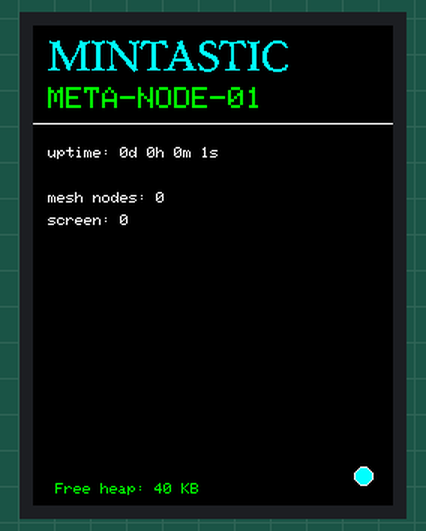
This program was run on a simulated ESP32-S3. Shown: 240×320 colour display. What the program prints to the serial monitor is not drawn.

Above: at 0.78 s.
At 39.05 s:
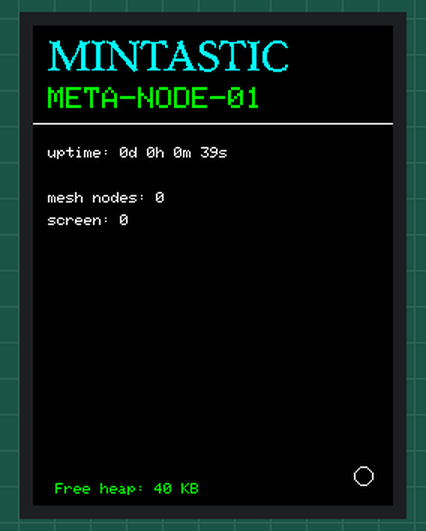

The program:

main.cpp
```cpp
#include <Arduino.h>

#include "config.h"
#include "shared_state.h"
#include "tasks/display_task.h"
#include "tasks/system_task.h"

// Not started yet — implement + uncomment when ready:
// #include "tasks/gps_task.h"
// #include "tasks/input_task.h"
// #include "tasks/mesh_task.h"

void setup() {
    Serial.begin(9600);
    delay(200);  // let USB CDC settle
    Serial.printf("\n%s booting...\n", NODE_NAME);

    sharedState.begin();

    displayTaskStart();
    systemTaskStart();

    // gpsTaskStart();
    // inputTaskStart();
    // meshTaskStart();

    Serial.println("setup() done — tasks running under FreeRTOS.");
}

void loop() {
    // Intentionally empty: all work happens in FreeRTOS tasks.
    // Arduino's loop() itself runs as a low-priority task on core 1;
    // we just idle it here.
    vTaskDelay(pdMS_TO_TICKS(1000));
}
```

shared_state.h
```cpp
#pragma once

#include <Arduino.h>
#include <freertos/FreeRTOS.h>
#include <freertos/semphr.h>

// =============================================================================
// shared_state.h — single source of truth for data that multiple tasks need
// to read/write (display, future GPS task, future input task, future mesh
// task). Guarded by one mutex; keep critical sections short.
// =============================================================================

struct NodeState {
    // --- system -------------------------------------------------------
    uint32_t uptimeSeconds = 0;
    float    batteryVoltage = 0.0f;
    bool     wifiConnected = false;

    // --- GPS (populated once gps_task is wired in) --------------------
    bool     gpsHasFix = false;
    double   latitude = 0.0;
    double   longitude = 0.0;
    float    altitudeMeters = 0.0f;
    uint8_t  satellites = 0;

    // --- mesh / meshtastic (populated once mesh_task is wired in) -----
    uint32_t nodesInMesh = 0;
    int8_t   lastRssi = 0;

    // --- UI / input (populated once input_task is wired in) -----------
    uint8_t  activeScreen = 0;   // which UI screen is selected
};

class SharedState {
public:
    void begin() {
        _mutex = xSemaphoreCreateMutex();
    }

    // Copies the current state into 'out'. Safe to call from any task.
    bool read(NodeState &out, TickType_t timeout = pdMS_TO_TICKS(50)) {
        if (xSemaphoreTake(_mutex, timeout) != pdTRUE) return false;
        out = _state;
        xSemaphoreGive(_mutex);
        return true;
    }

    // Runs 'mutator' against the live state under the lock.
    // Usage: sharedState.update([](NodeState &s){ s.satellites = 7; });
    template <typename Fn>
    bool update(Fn mutator, TickType_t timeout = pdMS_TO_TICKS(50)) {
        if (xSemaphoreTake(_mutex, timeout) != pdTRUE) return false;
        mutator(_state);
        xSemaphoreGive(_mutex);
        return true;
    }

private:
    NodeState _state;
    SemaphoreHandle_t _mutex = nullptr;
};

// Single global instance shared across all tasks.
extern SharedState sharedState;
```

shared_state.cpp
```cpp
#include "shared_state.h"

SharedState sharedState;
```

display_task.cpp
```cpp
#include "display_task.h"

#include <Arduino.h>
#include <SPI.h>
#include <Adafruit_GFX.h>
#include <Adafruit_ST7789.h>
#include <freertos/FreeRTOS.h>
#include <freertos/task.h>

#include "config.h"
#include "shared_state.h"
#include "ui/ui.h"

namespace {
SPIClass tftSPI(HSPI);
Adafruit_ST7789 tft(&tftSPI, TFT_CS, TFT_DC, TFT_RST);

void initDisplay() {
    if (TFT_BL >= 0) {
        pinMode(TFT_BL, OUTPUT);
        digitalWrite(TFT_BL, HIGH);
    }

    tftSPI.begin(TFT_SCLK, TFT_MISO, TFT_MOSI, TFT_CS);
    tft.init(TFT_WIDTH, TFT_HEIGHT);
    tft.setSPISpeed(TFT_SPI_HZ);
    tft.setRotation(TFT_ROTATION);
    tft.fillScreen(ST77XX_BLACK);
}

void displayTaskFn(void *pvParameters) {
    initDisplay();
    ui::begin(tft);

    TickType_t lastWake = xTaskGetTickCount();
    const TickType_t frameInterval = pdMS_TO_TICKS(DISPLAY_FRAME_INTERVAL_MS);

    NodeState state;

    for (;;) {
        sharedState.read(state);

        ui::render(tft, state);

        vTaskDelayUntil(&lastWake, frameInterval);
    }
}

}  // namespace

void displayTaskStart() {
    xTaskCreatePinnedToCore(
        displayTaskFn,
        "display_task",
        DISPLAY_TASK_STACK,
        nullptr,
        DISPLAY_TASK_PRIORITY,
        nullptr,
        DISPLAY_TASK_CORE
    );
}
```

display_task.h
```cpp
#pragma once

// Creates and starts the display FreeRTOS task. Call once from setup().
void displayTaskStart();
```

gps_task.cpp
```cpp
#include "gps_task.h"

#include <Arduino.h>
#include <freertos/FreeRTOS.h>
#include <freertos/task.h>

#include "config.h"

namespace {

void gpsTaskFn(void *pvParameters) {
    // TODO: Serial1.begin(GPS_BAUD, SERIAL_8N1, GPS_RX_PIN, GPS_TX_PIN);
    // TODO: feed bytes into a NMEA parser (e.g. TinyGPS++) and write
    //       results into sharedState.
    for (;;) {
        vTaskDelay(pdMS_TO_TICKS(1000));
    }
}

}  // namespace

void gpsTaskStart() {
    xTaskCreatePinnedToCore(
        gpsTaskFn,
        "gps_task",
        GPS_TASK_STACK,
        nullptr,
        GPS_TASK_PRIORITY,
        nullptr,
        GPS_TASK_CORE
    );
}
```

gps_task.h
```cpp
#pragma once

// STUB — not started by main.cpp yet.
//
// When ready to wire in a GPS module:
//   1. Implement gps_task.cpp (read NMEA over UART on GPS_RX_PIN/GPS_TX_PIN,
//      e.g. with TinyGPS++), writing results into sharedState via
//      sharedState.update([&](NodeState &s){ s.latitude = ...; }).
//   2. Call gpsTaskStart() from main.cpp's setup().
void gpsTaskStart();
```

input_task.cpp
```cpp
#include "input_task.h"

#include <Arduino.h>
#include <freertos/FreeRTOS.h>
#include <freertos/task.h>

#include "config.h"

namespace {

void inputTaskFn(void *pvParameters) {
    // TODO: pinMode(BTN_UP_PIN, INPUT_PULLUP); etc.
    // TODO: debounce, then sharedState.update([](NodeState &s){ ... });
    for (;;) {
        vTaskDelay(pdMS_TO_TICKS(20));
    }
}

}  // namespace

void inputTaskStart() {
    xTaskCreatePinnedToCore(
        inputTaskFn,
        "input_task",
        INPUT_TASK_STACK,
        nullptr,
        INPUT_TASK_PRIORITY,
        nullptr,
        INPUT_TASK_CORE
    );
}
```

input_task.h
```cpp
#pragma once

// STUB — not started by main.cpp yet.
//
// When ready to wire in buttons/encoder:
//   1. Implement input_task.cpp (debounce BTN_UP_PIN/BTN_DOWN_PIN/
//      BTN_SELECT_PIN, or swap in an encoder library), updating
//      sharedState (e.g. s.activeScreen) to drive what ui::render() shows.
//   2. Call inputTaskStart() from main.cpp's setup().
void inputTaskStart();
```

mesh_task.cpp
```cpp
#include "mesh_task.h"

#include <Arduino.h>
#include <freertos/FreeRTOS.h>
#include <freertos/task.h>

#include "config.h"

namespace {

void meshTaskFn(void *pvParameters) {
    // TODO: bring up radio, run Meshtastic (or custom) protocol stack,
    // update sharedState as mesh state changes.
    for (;;) {
        vTaskDelay(pdMS_TO_TICKS(1000));
    }
}

}  // namespace

void meshTaskStart() {
    xTaskCreatePinnedToCore(
        meshTaskFn,
        "mesh_task",
        MESH_TASK_STACK,
        nullptr,
        MESH_TASK_PRIORITY,
        nullptr,
        MESH_TASK_CORE
    );
}
```

mesh_task.h
```cpp
#pragma once

// STUB — not started by main.cpp yet.
//
// When ready to integrate Meshtastic (or a custom LoRa mesh stack):
//   1. Implement mesh_task.cpp around the radio driver/library of choice,
//      updating sharedState (nodesInMesh, lastRssi, etc.) as packets
//      arrive, and reading it for anything the mesh needs to transmit
//      (e.g. GPS position from the gps_task).
//   2. Call meshTaskStart() from main.cpp's setup().
//   3. Give it real priority — MESH_TASK_PRIORITY in config.h is already
//      set higher than display/system since radio timing tends to matter.
void meshTaskStart();
```

system_task.cpp
```cpp
#include "system_task.h"

#include <Arduino.h>
#include <freertos/FreeRTOS.h>
#include <freertos/task.h>

#include "config.h"
#include "shared_state.h"

namespace {

void systemTaskFn(void *pvParameters) {
    const TickType_t interval = pdMS_TO_TICKS(1000);
    TickType_t lastWake = xTaskGetTickCount();
    uint32_t seconds = 0;

    for (;;) {
        seconds++;

        sharedState.update([seconds](NodeState &s) {
            s.uptimeSeconds = seconds;
        });

        Serial.printf("[system] %s up %lus, heap=%u free_psram=%u\n",
                      NODE_NAME,
                      (unsigned long)seconds,
                      (unsigned)ESP.getFreeHeap(),
                      (unsigned)ESP.getFreePsram());

        vTaskDelayUntil(&lastWake, interval);
    }
}

}  // namespace

void systemTaskStart() {
    xTaskCreatePinnedToCore(
        systemTaskFn,
        "system_task",
        SYSTEM_TASK_STACK,
        nullptr,
        SYSTEM_TASK_PRIORITY,
        nullptr,
        SYSTEM_TASK_CORE
    );
}
```

system_task.h
```cpp
#pragma once

// Creates and starts the system/heartbeat FreeRTOS task. Call once from
// setup(). Currently just updates uptime and prints a serial heartbeat;
// this is a reasonable place to later add battery monitoring, watchdog
// feeding, etc.
void systemTaskStart();
```

ui.cpp
```cpp
#include "ui.h"

#include "config.h"
#include <Arduino.h>

namespace ui
{

    namespace
    {
        uint32_t frameCount = 0;
        uint32_t lastUptimeSeconds = UINT32_MAX;
        bool lastGpsHasFix = false;
        uint32_t lastNodesInMesh = UINT32_MAX;
        uint8_t lastActiveScreen = UINT8_MAX;
    }

    void begin(Adafruit_ST7789 &tft)
    {
        tft.fillScreen(ST77XX_BLACK);

        tft.setTextWrap(false);
        tft.setTextColor(ST77XX_GREEN, ST77XX_BLACK);
        tft.setTextSize(2);
        tft.setCursor(10, 10+31);
        tft.print(NODE_NAME);
        tft.drawBitmap(10, 10, altoidsBMP, 160, 21, ST77XX_CYAN);

        tft.drawFastHLine(0, 34+31, TFT_WIDTH, ST77XX_WHITE);
    }

    void render(Adafruit_ST7789 &tft, const NodeState &state)
    {
        tft.setTextSize(1);
        tft.setTextColor(ST77XX_WHITE, ST77XX_BLACK);

        const int lineWidth = TFT_WIDTH - 20;
        const int lineHeight = 16;

        if (state.uptimeSeconds != lastUptimeSeconds)
        {
            unsigned long days = state.uptimeSeconds / 86400;
            unsigned long hours = (state.uptimeSeconds / 3600) % 24;
            unsigned long mins = (state.uptimeSeconds / 60) % 60;
            unsigned long secs = state.uptimeSeconds % 60;
            tft.fillRect(10, 50+31, lineWidth, lineHeight, ST77XX_BLACK);
            tft.setCursor(10, 50+31);
            tft.print("uptime: ");
            tft.print(days);
            tft.print("d ");
            tft.print(hours);
            tft.print("h ");
            tft.print(mins);
            tft.print("m ");
            tft.print(secs);
            tft.print("s");

            lastUptimeSeconds = state.uptimeSeconds;
        }

        if (state.gpsHasFix != lastGpsHasFix)
        {
            tft.fillRect(10, 65+31, lineWidth, lineHeight, ST77XX_BLACK);
            tft.setCursor(10, 65+31);
            tft.print("gps fix: ");
            tft.print(state.gpsHasFix ? "yes" : "no");
            lastGpsHasFix = state.gpsHasFix;
        }

        if (state.nodesInMesh != lastNodesInMesh)
        {
            tft.fillRect(10, 80+31, lineWidth, lineHeight, ST77XX_BLACK);
            tft.setCursor(10, 80+31);
            tft.print("mesh nodes: ");
            tft.print(state.nodesInMesh);
            lastNodesInMesh = state.nodesInMesh;
        }

        if (state.activeScreen != lastActiveScreen)
        {
            tft.fillRect(10, 95+31, lineWidth, lineHeight, ST77XX_BLACK);
            tft.setCursor(10, 95+31);
            tft.print("screen: ");
            tft.print(state.activeScreen);
            lastActiveScreen = state.activeScreen;
        }

        if (frameCount % 100 == 0)
        {
            tft.fillRect(0, TFT_HEIGHT - 20, TFT_WIDTH, 20, ST77XX_BLACK);
            tft.setTextSize(1);
            tft.setTextColor(ST77XX_GREEN, ST77XX_BLACK);
            tft.setCursor(15, TFT_HEIGHT - 15);
            tft.printf("Free heap: %u KB", ESP.getFreeHeap() / 1024);
        }

        int cx = TFT_WIDTH - 20;
        int cy = TFT_HEIGHT - 20;
        tft.fillCircle(cx, cy, 6, (frameCount % 30 < 15) ? ST77XX_CYAN : ST77XX_BLACK);
        tft.drawCircle(cx, cy, 6, ST77XX_WHITE);

        frameCount++;
    }

} // namespace ui
```

config.h
```cpp
#pragma once

// =============================================================================
// config.h — central place for pin mapping, task sizing, and node identity.
// Edit the DISPLAY PINS section to match your actual wiring.
// =============================================================================

// ---------------------------------------------------------------------------
// Node identity (placeholder — will matter once Meshtastic is integrated)
// ---------------------------------------------------------------------------
#define NODE_NAME "META-NODE-01"

// ---------------------------------------------------------------------------
// Display: ST7789V TFT, driven over SPI
// ---------------------------------------------------------------------------
// Adjust these to match your wiring. Values below are a common default for
// ESP32-S3 dev boards with the display on the "default" VSPI-ish pins.
#define TFT_SCLK   13
#define TFT_MOSI   12
#define TFT_MISO   -1      // not used by most ST7789 modules
#define TFT_CS     14
#define TFT_DC      15
#define TFT_RST     11
#define TFT_BL      -1      // backlight, set -1 if tied directly to 3V3

// Panel geometry — common ST7789V modules are 240x240 or 240x320.
#define TFT_WIDTH   240
#define TFT_HEIGHT  320
#define TFT_ROTATION 0

// SPI clock for the panel
#define TFT_SPI_HZ  40000000UL

// ---------------------------------------------------------------------------
// Future peripherals (not wired up yet — placeholders for pin planning)
// ---------------------------------------------------------------------------
// GPS (e.g. UART NMEA module)
#define GPS_RX_PIN      17
#define GPS_TX_PIN      18
#define GPS_BAUD        9600

// User input (buttons / rotary encoder — adjust to your hardware)
#define BTN_UP_PIN      4
#define BTN_DOWN_PIN    5
#define BTN_SELECT_PIN  6

// ---------------------------------------------------------------------------
// FreeRTOS task sizing
// ---------------------------------------------------------------------------
// ESP32-S3 is dual-core (PRO_CPU = 0, APP_CPU = 1). Arduino's loop() and
// WiFi/BT stack normally run on core 1, so we pin the display task there too
// (it's not timing critical relative to core 0) and leave core 0 free for
// future radio/mesh work, which tends to be latency sensitive.
#define DISPLAY_TASK_STACK      (4 * 1024)
#define DISPLAY_TASK_PRIORITY   2
#define DISPLAY_TASK_CORE       1

#define SYSTEM_TASK_STACK       (2 * 1024)
#define SYSTEM_TASK_PRIORITY    1
#define SYSTEM_TASK_CORE        1

// Reserved for when GPS/input/mesh tasks are wired in:
#define GPS_TASK_STACK          (3 * 1024)
#define GPS_TASK_PRIORITY       3
#define GPS_TASK_CORE           0

#define INPUT_TASK_STACK        (2 * 1024)
#define INPUT_TASK_PRIORITY     3
#define INPUT_TASK_CORE         1

#define MESH_TASK_STACK         (8 * 1024)
#define MESH_TASK_PRIORITY      4
#define MESH_TASK_CORE          0

// Target UI frame interval (ms). 33ms ≈ 30fps — plenty for a status UI.
#define DISPLAY_FRAME_INTERVAL_MS  33
```

Source omitted: ui.h (data table, 3735 bytes)

Measured:
- what the display in image 0 shows lasts 0.5 s, from 0.5 s to 1.0 s
